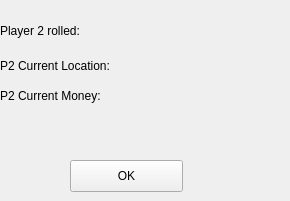
     <widget class="QWidget" name="page_10r">
      <widget class="QLabel" name="label_78">
       <property name="geometry">
        <rect>
         <x>0</x>
         <y>50</y>
         <width>171</width>
         <height>31</height>
        </rect>
       </property>
       <property name="text">
        <string>P2 Current Location:</string>
       </property>
      </widget>
      <widget class="QLabel" name="label_107">
       <property name="geometry">
        <rect>
         <x>0</x>
         <y>80</y>
         <width>111</width>
         <height>31</height>
        </rect>
       </property>
       <property name="text">
        <string>P2 Current Money:</string>
       </property>
      </widget>
      <widget class="QPushButton" name="pushButton_r1_2">
       <property name="geometry">
        <rect>
         <x>70</x>
         <y>160</y>
         <width>113</width>
         <height>32</height>
        </rect>
       </property>
       <property name="text">
        <string>OK</string>
       </property>
      </widget>
      <widget class="QLabel" name="label_r2_2">
       <property name="geometry">
        <rect>
         <x>130</x>
         <y>50</y>
         <width>151</width>
         <height>31</height>
        </rect>
       </property>
       <property name="text">
        <string/>
       </property>
      </widget>
      <widget class="QLabel" name="label_r1_2">
       <property name="geometry">
        <rect>
         <x>130</x>
         <y>20</y>
         <width>61</width>
         <height>31</height>
        </rect>
       </property>
       <property name="text">
        <string/>
       </property>
      </widget>
      <widget class="QLabel" name="label_r3_2">
       <property name="geometry">
        <rect>
         <x>140</x>
         <y>80</y>
         <width>131</width>
         <height>31</height>
        </rect>
       </property>
       <property name="text">
        <string/>
       </property>
      </widget>
      <widget class="QLabel" name="label_81">
       <property name="geometry">
        <rect>
         <x>0</x>
         <y>10</y>
         <width>101</width>
         <height>41</height>
        </rect>
       </property>
       <property name="text">
        <string>Player 2 rolled:</string>
       </property>
      </widget>
     </widget>
